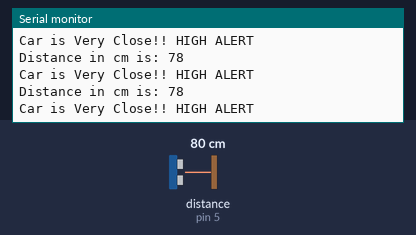
This sketch was run on a simulated Arduino Uno, built with avr-gcc and run on an emulated ATmega328P. Shown: the last lines printed to the serial monitor. Wiring (inferred from the names in the program): ultrasonic range finder: trigger pin 2; echo pin 5. Inputs (shaded band) come from the test bench; at power-on: distance to the obstacle (sensor on pin 5) 80 cm. The echo pulse lasts 58.3 µs per cm.

Above: at 1.3 s.
1.4 s: distance to the obstacle (sensor on pin 5) set to 2 cm
At 1.82 s:
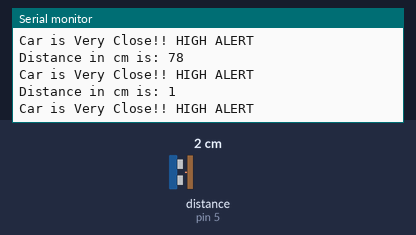
2.9 s: distance to the obstacle (sensor on pin 5) set to 4 cm
At 3.33 s:
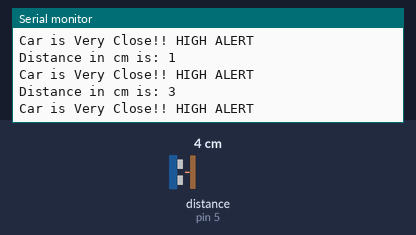
Timing chart, 0 to 5.9 s (numbered marks = the images above; inputs shaded):
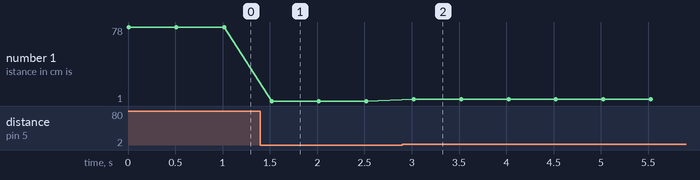

Measured:
- after the input at 1.4 s, the serial monitor: prints a new line after 0.12 s (image 1)
- after the input at 2.9 s, the serial monitor: prints a new line after 0.12 s (image 2)
- plotted number 1: 78 → 1 after the input at 1.4 s, 1 → 3 after the input at 2.9 s

The sketch:

us-sensor-code.ino
```cpp
//The code for Ultrasonic sensor is given below
//The board used is ESP WROOM 32
//Compiled and tested on Arduino IDE 1.8.13

const int trigPin = 2;        //defining the Trigger pin number
const int echoPin = 5;        //defining the Echo pin number
// defining the variables: duration, distance
long duration;
int distance;

void setup()
{
pinMode(trigPin, OUTPUT);      // Setting the trigPin as an Output
pinMode(echoPin, INPUT);       // Setting the echoPin as an Input
Serial.begin(115200);          // Starting the serial communication with baud rate as 115200
}
void loop()
{
digitalWrite(trigPin, LOW);     // Clearing the trigPin
delayMicroseconds(2);
digitalWrite(trigPin, HIGH);    // Setting the trigPin on HIGH state for 10 micro seconds
delayMicroseconds(10);
digitalWrite(trigPin, LOW);
duration = pulseIn(echoPin, HIGH);  // Reading the echoPin, returns the sound wave travel time in microseconds
distance= duration*0.034/2;         // Calculating the distance
Serial.print("Distance in cm is: ");      // Printing the distance on the Serial Monitor
Serial.println(distance);
if(distance < 350)
{
  Serial.println("Car is Very Close!! HIGH ALERT");
}
delay(500);
}
```
